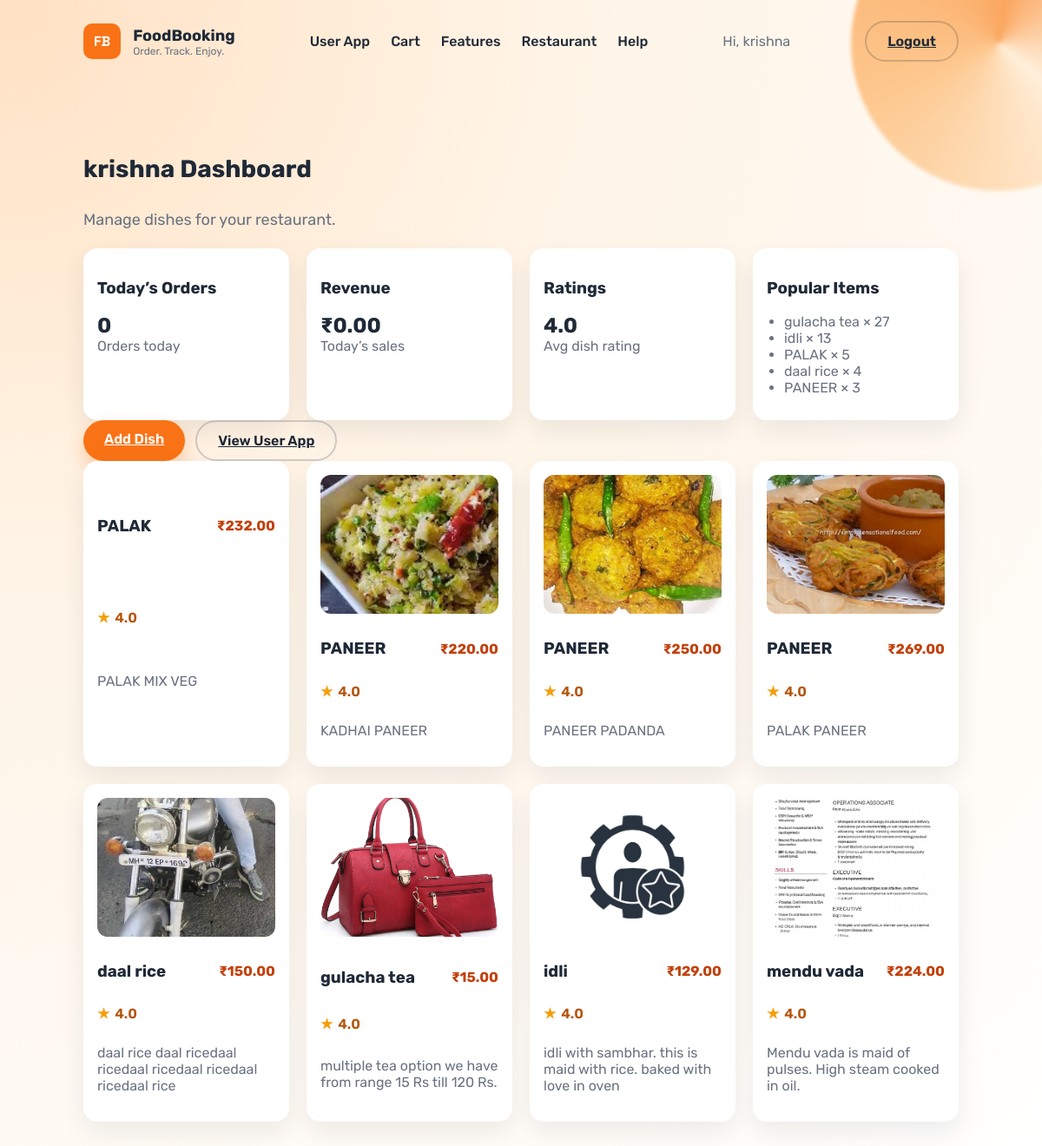
Screenshot of /restaurant/ (signed in) with the database file from the repository.
### core/models.py (models this page shows, shortened)
class RestaurantProfile(models.Model):
    ROLE_CHOICES = [
        ("owner", "Owner"),
        ("manager", "Manager"),
        ("staff", "Staff"),
    ]
    user = models.OneToOneField("auth.User", on_delete=models.CASCADE)
    restaurant = models.ForeignKey(Restaurant, on_delete=models.CASCADE)
    role = models.CharField(max_length=20, choices=ROLE_CHOICES, default="owner")

class Restaurant(models.Model):
    name = models.CharField(max_length=150)
    address = models.TextField(blank=True)
    is_active = models.BooleanField(default=True)
    image = models.ImageField(upload_to="restaurants/", blank=True, null=True)
    latitude = models.DecimalField(max_digits=9, decimal_places=6, null=True, blank=True)
    longitude = models.DecimalField(max_digits=9, decimal_places=6, null=True, blank=True)

class Dish(models.Model):
    restaurant = models.ForeignKey(Restaurant, on_delete=models.CASCADE)
    category = models.ForeignKey(Category, on_delete=models.SET_NULL, null=True, blank=True)
    name = models.CharField(max_length=150)
    description = models.TextField(blank=True)
    price = models.DecimalField(max_digits=8, decimal_places=2)
    is_veg = models.BooleanField(default=True)
    is_available = models.BooleanField(default=True)
    image = models.ImageField(upload_to="dishes/", blank=True, null=True)
    rating = models.DecimalField(max_digits=2, decimal_places=1, default=4.0)

### core/views.py (the view)
# urls.py: path('restaurant/', views.restaurant_dashboard, name='restaurant_dashboard'),
@login_required
def restaurant_dashboard(request):
    if not _require_restaurant_user(request.user):
        return redirect("restaurant_login")
    profile = request.user.restaurantprofile
    dishes = Dish.objects.filter(restaurant=profile.restaurant).order_by("name")
    today = timezone.localdate()
    today_items = OrderItem.objects.filter(
        dish__restaurant=profile.restaurant,
        order__created_at__date=today,
    )
    today_orders = today_items.values("order_id").distinct().count()
    revenue = today_items.aggregate(total=Sum(F("price") * F("quantity")))["total"] or Decimal("0.00")
    avg_rating = dishes.aggregate(avg=Avg("rating"))["avg"] or 0
    popular_items = (
        OrderItem.objects.filter(dish__restaurant=profile.restaurant)
        .values("dish__name")
        .annotate(qty=Sum("quantity"))
        .order_by("-qty")[:5]
    )
    return render(
        request,
        "restaurant_dashboard.html",
        {
            "profile": profile,
            "dishes": dishes,
            "today_orders": today_orders,
            "revenue": revenue,
            "avg_rating": round(avg_rating, 1) if avg_rating else 0,
            "popular_items": popular_items,
        },
    )

### core/views.py (called while the page is built)
def _require_restaurant_user(user):
    return hasattr(user, "restaurantprofile")

### templates/restaurant_dashboard.html (shortened to what this page needs)
{% extends "base.html" %}
{% block content %}
  <section class="section">
    <h2>{{ profile.restaurant.name }} Dashboard</h2>
    <p class="lead">Manage dishes for your restaurant.</p>
    <div class="grid">
      <div class="tile">
        <h3>Today’s Orders</h3>
        <div class="stat-number">{{ today_orders }}</div>
        <div class="muted">Orders today</div>
      </div>
      <div class="tile">
        <h3>Revenue</h3>
        <div class="stat-number">₹{{ revenue|floatformat:2 }}</div>
        <div class="muted">Today’s sales</div>
      </div>
      <div class="tile">
        <h3>Ratings</h3>
        <div class="stat-number">{{ avg_rating }}</div>
        <div class="muted">Avg dish rating</div>
      </div>
      <div class="tile">
        <h3>Popular Items</h3>
        {% if popular_items %}
          <ul class="order-items">
            {% for item in popular_items %}
              <li>{{ item.dish__name }} × {{ item.qty }}</li>
            {% endfor %}
          </ul>
        {% else %}
          <div class="muted">No orders yet</div>
        {% endif %}
      </div>
    </div>
    <div class="action-row">
      <a class="btn primary" href="{% url 'restaurant_add_dish' %}">Add Dish</a>
      <a class="btn ghost" href="{% url 'app_home' %}">View User App</a>
    </div>
    <div class="grid menu-grid">
      {% for dish in dishes %}
        <div class="tile dish-card">
          {% if dish.image %}
            <img class="dish-image" src="{{ dish.image.url }}" alt="{{ dish.name }}" />
          {% endif %}
          <div class="dish-head">
            <h3>{{ dish.name }}</h3>
            <span class="price">₹{{ dish.price }}</span>
          </div>
          <div class="rating">
            <span class="star">★</span>
            <span>{{ dish.rating }}</span>
          </div>
          <p class="muted">{{ dish.description|default:"No description" }}</p>
        </div>
      {% empty %}
        <p>No dishes yet. Add your first dish.</p>
      {% endfor %}
    </div>
  </section>
{% endblock %}

### templates/base.html (shortened to what this page needs)
{% load static %}
<!doctype html>
<html lang="en">
  <head>
    <link rel="stylesheet" href="{% static 'css/styles.css' %}" />
  </head>
  <body>
    <div class="bg-shape"></div>
    <header class="site-header">
      <div class="brand">
        <span class="brand-mark">FB</span>
        <div>
          <div class="brand-name">FoodBooking</div>
          <div class="brand-tag">Order. Track. Enjoy.</div>
        </div>
      </div>
      <nav class="nav">
        <a href="{% url 'app_home' %}">User App</a>
        <a href="{% url 'cart' %}">Cart</a>
        <a href="#features">Features</a>
        <a href="{% url 'restaurant_login' %}">Restaurant</a>
        <a href="{% url 'help_center' %}">Help</a>
      </nav>
      {% if user.is_authenticated %}
        <span class="muted">Hi, {{ user.username }}</span>
        <a class="btn ghost" href="{% url 'logout' %}">Logout</a>
      {% else %}
        <a class="btn ghost" href="{% url 'login' %}">Sign In</a>
      {% endif %}
    </header>
    <main>
      {% block content %}{% endblock %}
    </main>
  </body>
</html>

### static/css/styles.css (style rules this page uses)
:root { --bg: #fff4e6; --accent: #f97316; --accent-dark: #c2410c; --text: #1f2937; --muted: #6b7280; --card: #ffffff; --shadow: 0 20px 50px rgba(31, 41, 55, 0.15); }
* { box-sizing: border-box; }
body { margin: 0; font-family: "Rubik", sans-serif; color: var(--text); background: radial-gradient(circle at top left, #ffe1c3 0, var(--bg) 35%, #fff 100%); min-height: 100vh; }
.bg-shape { position: fixed; top: -120px; right: -120px; width: 340px; height: 340px; background: conic-gradient(from 130deg, #ffedd5, #fdba74, #fb923c, #ffedd5); border-radius: 50%; opacity: 0.8; filter: blur(2px); z-index: -1; }
.site-header { display: flex; justify-content: space-between; align-items: center; padding: 24px 8vw; }
.brand { display: flex; gap: 14px; align-items: center; }
.brand-mark { background: var(--accent); color: #fff; font-weight: 700; padding: 10px 12px; border-radius: 10px; font-family: "Space Grotesk", sans-serif; }
.brand-name { font-weight: 700; font-size: 18px; }
.brand-tag { font-size: 12px; color: var(--muted); }
.nav { display: flex; gap: 24px; }
.nav a { text-decoration: none; color: var(--text); font-weight: 500; }
.lead { color: var(--muted); font-size: 18px; line-height: 1.6; }
.muted { color: var(--muted); }
.btn { border: none; border-radius: 999px; padding: 12px 24px; font-weight: 600; cursor: pointer; }
.btn.primary { background: var(--accent); color: #fff; box-shadow: 0 10px 20px rgba(249, 115, 22, 0.3); }
.btn.ghost { background: transparent; color: var(--text); border: 2px solid rgba(31, 41, 55, 0.2); }
.stat-number { font-size: 24px; font-weight: 700; }
.section { padding: 60px 8vw; }
.section h2 { font-size: 28px; margin-bottom: 28px; }
.grid { display: grid; gap: 20px; grid-template-columns: repeat(auto-fit, minmax(220px, 1fr)); }
.tile { background: var(--card); padding: 16px; border-radius: 16px; box-shadow: 0 12px 30px rgba(15, 23, 42, 0.08); transition: transform 0.2s ease, box-shadow 0.2s ease; }
.menu-grid .dish-card { display: grid; gap: 10px; }
.dish-image { width: 100%; height: 160px; object-fit: cover; border-radius: 12px; }
.rating { display: inline-flex; align-items: center; gap: 6px; font-weight: 600; color: #b45309; }
.rating .star { color: #f59e0b; }
.dish-head { display: flex; justify-content: space-between; align-items: center; }
.price { font-weight: 700; color: var(--accent-dark); }
.action-row { display: flex; gap: 12px; flex-wrap: wrap; }
.order-items { margin: 12px 0; padding-left: 20px; color: var(--muted); }

### rows the page displays
RestaurantProfile: restaurant.name "krishna"
Dish: dish__name "daal rice", qty "4", image (picture), name "daal rice", price "150.00", rating "4.0", description "daal rice daal ricedaal ricedaal ricedaal ricedaal ricedaal rice"
Dish: dish__name "PANEER", qty "3", image (picture), name "PANEER", price "220.00", rating "4.0", description "KADHAI PANEER"
Dish: name "PALAK", price "232.00", rating "4.0", description "PALAK MIX VEG"
Dish: image (picture), name "PANEER", price "250.00", rating "4.0", description "PANEER PADANDA"
Dish: image (picture), name "PANEER", price "269.00", rating "4.0", description "PALAK PANEER"
Dish: image (picture), name "gulacha tea", price "15.00", rating "4.0", description "multiple tea option we have from range 15 Rs till 120 Rs."
Dish: image (picture), name "idli", price "129.00", rating "4.0", description "idli with sambhar. this is maid with rice. baked with love in oven"
Dish: image (picture), name "mendu vada", price "224.00", rating "4.0", description "Mendu vada is maid of pulses. High steam cooked in oil."

### other values shown
{{ user.username }} "krishna"
{{ today_orders }} "0"
{{ revenue|floatformat:2 }} "0.00"
{{ avg_rating }} "4.0"
{{ item.dish__name }} "gulacha tea" "idli" "PALAK"
{{ item.qty }} "27" "13" "5"
